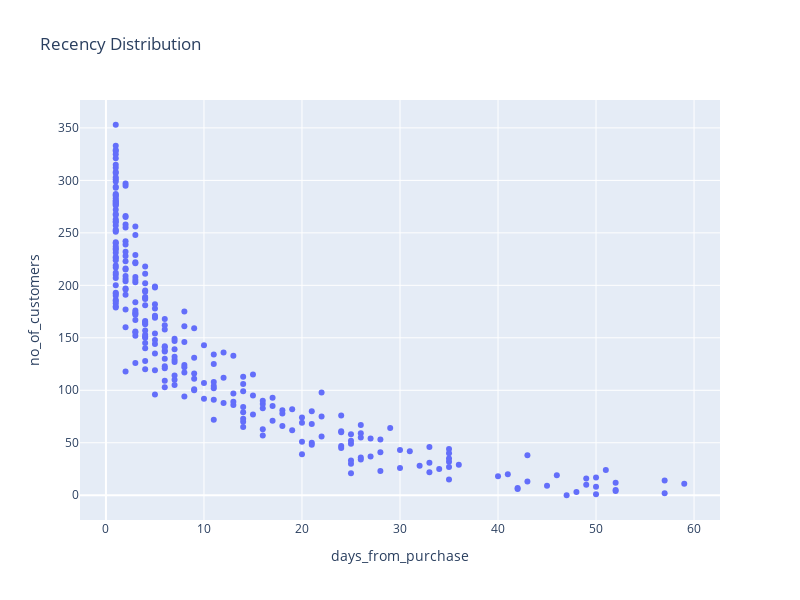

Notebook source saved alongside this figure:
### Code cell
#visualizing recency
recency_count = rfm_recency['recency'].value_counts()

#converting series to df and resetting index
recency = pd.DataFrame(recency_count)
recency = recency.reset_index()
recency.columns = ['no_of_customers', 'days_from_purchase']
print(recency.head())

fig = px.scatter(recency, x="days_from_purchase", y="no_of_customers",
                 title = 'Recency Distribution',width=800, height=600)
fig.show()

### Figure 1 — Plotly figure (JSON) as saved in the notebook; plotly's stock layout.template omitted (floating-point values rounded to 4 significant figures; data arrays with more than 128 entries replaced by an {"elided": "..."} marker saying what was removed)
{"data": [{"hovertemplate": "days_from_purchase=%{x}<br>no_of_customers=%{y}<extra></extra>", "legendgroup": "", "marker": {"color": "#636efa", "symbol": "circle"}, "mode": "markers", "name": "", "orientation": "v", "showlegend": false, "type": "scatter", "x": {"elided": "277 int values"}, "xaxis": "x", "y": {"elided": "277 int values"}, "yaxis": "y"}], "layout": {"height": 600, "legend": {"tracegroupgap": 0}, "title": {"text": "Recency Distribution"}, "width": 800, "xaxis": {"anchor": "y", "autorange": true, "domain": [0, 1], "range": [-2.647, 62.65], "title": {"text": "days_from_purchase"}, "type": "linear"}, "yaxis": {"anchor": "x", "autorange": true, "domain": [0, 1], "range": [-23.58, 376.6], "title": {"text": "no_of_customers"}, "type": "linear"}}}
